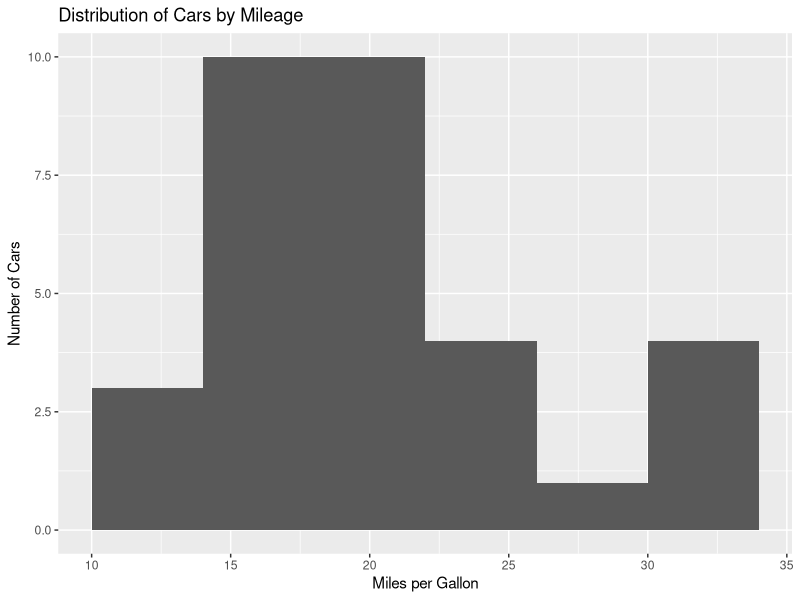
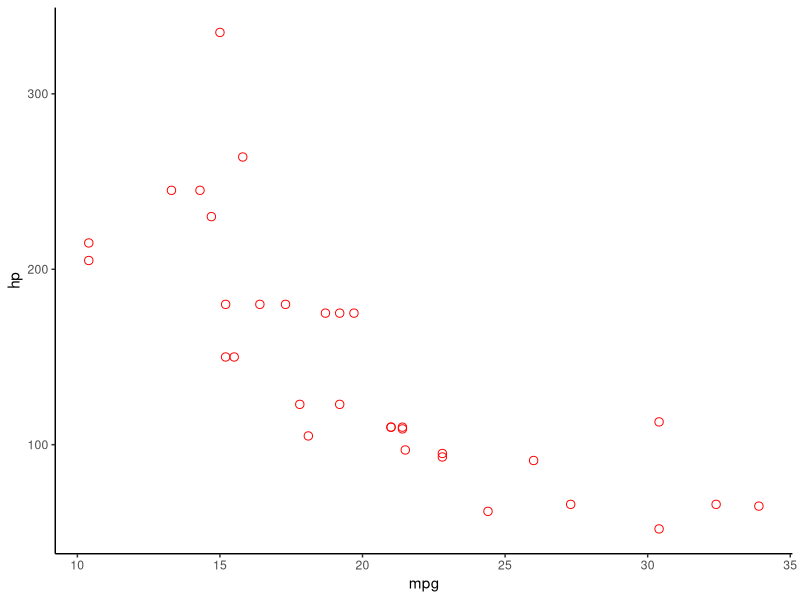

These charts were generated, in order, by the following R code:
str(mtcars)
names(mtcars)
head(mtcars)
summary(mtcars)

library(ggplot2)
ggplot(mtcars, aes(mpg)) +
  geom_histogram(binwidth = 4) + xlab('Miles per Gallon') + ylab('Number of Cars') + 
  ggtitle('Distribution of Cars by Mileage')

ggplot(mtcars,aes(x = mpg, y = hp))+
  
  geom_point(color = "red", size = 2.5, shape = 1)+ theme_classic()

